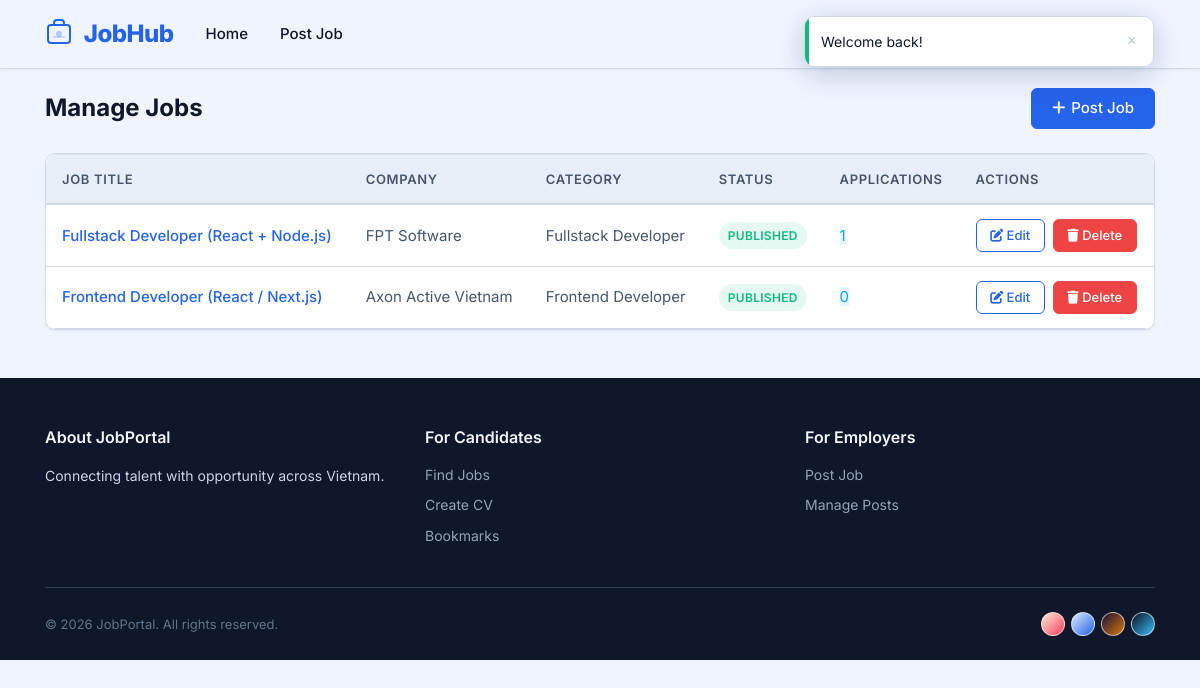
The app's page /employer/manage (signed in) with its own data.
### tables this page shows
CREATE TABLE `job_posts` (
  `id` int(10) NOT NULL AUTO_INCREMENT,
  `user_id` int(10) NOT NULL,
  `company_id` int(10) NOT NULL,
  `category_id` int(10) NOT NULL,
  `title` varchar(200) NOT NULL,
  `description` text NOT NULL,
  `requirements` text NOT NULL,
  `level` varchar(100) NOT NULL,
  `experience_years` int(50) NOT NULL DEFAULT 0,
  `employment_type` varchar(100) NOT NULL,
  `salary` varchar(100) NOT NULL,
  `interview_rounds` int(50) NOT NULL DEFAULT 1,
  `status` ENUM('draft','published','closed') NOT NULL DEFAULT 'published',
  `created_at` timestamp NOT NULL DEFAULT CURRENT_TIMESTAMP,
  `updated_at` TIMESTAMP NULL DEFAULT NULL ON UPDATE CURRENT_TIMESTAMP,
  PRIMARY KEY (`id`),
  KEY `fk_job_user` (`user_id`),
  KEY `fk_job_company` (`company_id`),
  KEY `fk_job_category` (`category_id`),
  CONSTRAINT `fk_job_user` FOREIGN KEY (`user_id`) REFERENCES `users` (`id`) ON DELETE CASCADE ON UPDATE CASCADE,
  CONSTRAINT `fk_job_company` FOREIGN KEY (`company_id`) REFERENCES `companies` (`id`) ON DELETE CASCADE ON UPDATE CASCADE,
  CONSTRAINT `fk_job_category` FOREIGN KEY (`category_id`) REFERENCES `categories` (`id`) ON DELETE CASCADE ON UPDATE CASCADE
);

CREATE TABLE `companies` (
  `id` int(10) NOT NULL AUTO_INCREMENT,
  `name` varchar(200) NOT NULL,
  `slogan` varchar(1000) DEFAULT NULL,
  `logo` varchar(200) DEFAULT NULL,
  `city` varchar(100) DEFAULT NULL,
  `address` varchar(500) DEFAULT NULL,
  `email` varchar(100) DEFAULT NULL,
  `description` text DEFAULT NULL,
  `website` varchar(200) DEFAULT NULL,
  `company_size` varchar(50) DEFAULT NULL,
  `founded_year` int(4) DEFAULT NULL,
  PRIMARY KEY (`id`)
);

CREATE TABLE `categories` (
  `id` int(10) NOT NULL AUTO_INCREMENT,
  `name` varchar(100) NOT NULL,
  `slug` varchar(100) NOT NULL,
  PRIMARY KEY (`id`),
  UNIQUE KEY `slug` (`slug`)
);

### src/Core/Controller.php (called while the page is built, shortened)
<?php
class Controller
{
    public function __construct(ServiceContainer $container)
    {
        $this->container = $container;
    }
    protected function view(string $name, array $data = []): void
    {
        view($name, $data);
    }
    protected function user(): ?array
    {
        return [
            'user_id'     => $_SESSION['user_id'],
            'user_name'   => $_SESSION['user_name'] ?? '',
            'user_type'   => $_SESSION['user_type'] ?? 0,
            'user_avatar' => $_SESSION['user_avatar'] ?? null,
        ];
    }
}

### src/Controllers/EmployerController.php (called while the page is built, shortened)
<?php
class EmployerController extends Controller
{
    public function manage(): void
    {
        $jobModel = $this->container->get(Models\Job::class);
        $userId   = $this->user()['user_id'];
        $jobs = $jobModel->getByEmployer($userId);
        $this->view('employer/manage_jobs', [
            'jobs' => $jobs,
        ]);
    }
}

### src/Core/App.php (called while the page is built, shortened)
<?php
class App
{
    private ServiceContainer $container;
    public function __construct(ServiceContainer $container)
    {
        $this->container = $container;
    }
    public function run(): void
    {
        try {
            $method = $_SERVER['REQUEST_METHOD'];
            $requestUri = $_SERVER['REQUEST_URI'];
            $basePath = str_replace('/index.php', '', $_SERVER['SCRIPT_NAME']);
            $path = parse_url($requestUri, PHP_URL_PATH);
            $path = substr($path, strlen($basePath));
            $path = '/' . trim($path, '/');
            $routes = require BASE_PATH . '/config/routes.php';
            $router = new Router($routes);
            $matched = $router->match($method, $path);
            $controller = new $controllerClass($this->container);
            $controller->{$matched['action']}($matched['params']);
        } catch (\Exception $e) {
            error_log('Application error: ' . $e->getMessage() . "\n" . $e->getTraceAsString());
            http_response_code(500);
            view('errors/500', [
                'message' => 'An unexpected error occurred. Please try again later.',
            ]);
        }
    }
}

### public/index.php (called while the page is built, shortened)
<?php
require_once __DIR__ . '/../src/helpers.php';
spl_autoload_register(function (string $class) {
    $map = [
        'Core\\'        => '/src/Core/',
        'Middleware\\'   => '/src/Middleware/',
        'Models\\'       => '/src/Models/',
        'Services\\'     => '/src/Services/',
        'Controllers\\' => '/src/Controllers/',
    ];
    foreach ($map as $prefix => $dir) {
        if (strpos($class, $prefix) === 0) {
            $relative = substr($class, strlen($prefix));
            $file = BASE_PATH . $dir . str_replace('\\', '/', $relative) . '.php';
            return;
        }
    }
});
$container = new Core\ServiceContainer();
$container->singleton('db', function () {
    return require BASE_PATH . '/config/database.php';
});
$container->singleton('config', function () {
    return require BASE_PATH . '/config/app.php';
});
$container->singleton(Models\User::class, function ($c) {
    return new Models\User($c->get('db'));
});
$container->singleton(Models\Job::class, function ($c) {
    return new Models\Job($c->get('db'));
});
$container->singleton(Models\Company::class, function ($c) {
    return new Models\Company($c->get('db'));
});
$container->singleton(Models\Application::class, function ($c) {
    return new Models\Application($c->get('db'));
});
$container->singleton(Models\Bookmark::class, function ($c) {
    return new Models\Bookmark($c->get('db'));
});
$container->singleton(Models\Skill::class, function ($c) {
    return new Models\Skill($c->get('db'));
});
$container->singleton(Models\Category::class, function ($c) {
    return new Models\Category($c->get('db'));
});
$container->singleton(Services\AuthService::class, function ($c) {
    return new Services\AuthService($c->get(Models\User::class));
});
$container->singleton(Services\FileUploadService::class, function () {
    return new Services\FileUploadService();
});
$container->singleton(Services\AI\AIServiceInterface::class, function () {
    return new Services\AI\NullAIService();
});
$app = new Core\App($container);
$app->run();

### src/Core/ServiceContainer.php (called while the page is built, shortened)
<?php
class ServiceContainer
{
    private array $bindings = [];
    private array $instances = [];
    private array $singletons = [];
    public function singleton(string $name, callable $factory): void
    {
        $this->bindings[$name] = $factory;
        $this->singletons[$name] = true;
    }
    public function get(string $name): mixed
    {
        if (isset($this->instances[$name])) {
            return $this->instances[$name];
        }
        $instance = ($this->bindings[$name])($this);
        if (isset($this->singletons[$name])) {
            $this->instances[$name] = $instance;
        }
        return $instance;
    }
}

### src/Core/Model.php (called while the page is built, shortened)
<?php
class Model
{
    protected PDO $db;
    public function __construct(PDO $db)
    {
        $this->db = $db;
    }
    protected function query(string $sql, array $params = []): PDOStatement
    {
        $stmt = $this->db->prepare($sql);
        $stmt->execute($params);
        return $stmt;
    }
    protected function queryAll(string $sql, array $params = []): array
    {
        $stmt = $this->query($sql, $params);
        return $stmt->fetchAll();
    }
}

### src/Models/Job.php (called while the page is built, shortened)
<?php
class Job extends Model
{
    public function getByEmployer(int $userId): array
    {
        $jobs = $this->queryAll(
            "SELECT jp.*, c.name AS company_name, c.logo AS company_logo,
                    cat.name AS category_name,
                    (SELECT COUNT(*) FROM applications a WHERE a.job_id = jp.id) AS application_count
             FROM job_posts jp
             JOIN companies c ON c.id = jp.company_id
             JOIN categories cat ON cat.id = jp.category_id
             WHERE jp.user_id = :user_id
             ORDER BY jp.created_at DESC",
            ['user_id' => $userId]
        );
        return $jobs;
    }
}

### src/Views/employer/manage_jobs.php (the view, shortened to what this page needs)
<div class="container" style="padding-top: 1.5rem; padding-bottom: 3rem;">
    <div class="fade-in-up" style="display: flex; justify-content: space-between; align-items: center; margin-bottom: 1.5rem; flex-wrap: wrap; gap: 0.75rem;">
        <h1 style="font-size: 1.5rem; font-weight: 700; margin: 0;">
            <?= __('employer.manage_jobs') ?>
        </h1>
        <a href="<?= base_url('employer/create-job') ?>" class="btn btn-primary btn-ripple">
            <i class="fas fa-plus" style="margin-right: 0.375rem;"></i><?= __('employer.post_job') ?>
        </a>
    </div>
    <?php if (!empty($jobs)): ?>
        <div class="card fade-in-up">
            <div class="table-responsive">
                <table class="table" style="margin: 0;">
                    <thead>
                        <tr>
                            <th><?= __('employer.job_title') ?></th>
                            <th><?= __('employer.company') ?></th>
                            <th><?= __('employer.category') ?></th>
                            <th><?= __('employer.status') ?></th>
                            <th><?= __('employer.applications') ?></th>
                            <th><?= __('employer.actions') ?></th>
                        </tr>
                    </thead>
                    <tbody>
                        <?php foreach ($jobs as $job): ?>
                            <tr>
                                <td>
                                    <a href="<?= base_url('jobs/' . (int)$job['id']) ?>" style="font-weight: 500; text-decoration: none;">
                                        <?= e($job['title'] ?? '') ?>
                                    </a>
                                </td>
                                <td style="color: var(--text-muted);">
                                    <?= e($job['company_name'] ?? '') ?>
                                </td>
                                <td style="color: var(--text-muted);">
                                    <?= e($job['category_name'] ?? '') ?>
                                </td>
                                <td>
                                    <?php
                                    $badge_class = 'badge-success';
                                    ?>
                                    <span class="status-badge <?= $badge_class ?>">
                                        <?= e(ucfirst($job['status'] ?? 'Published')) ?>
                                    </span>
                                </td>
                                <td>
                                    <span class="badge-info"><?= (int)($job['application_count'] ?? 0) ?></span>
                                </td>
                                <td>
                                    <div style="display: flex; gap: 0.5rem;">
                                        <a href="<?= base_url('employer/edit-job/' . (int)$job['id']) ?>" class="btn btn-outline-primary btn-sm">
                                            <i class="fas fa-edit"></i> <?= __('employer.edit') ?>
                                        </a>
                                        <form action="<?= base_url('employer/delete-job/' . (int)$job['id']) ?>" method="POST"
                                              onsubmit="return confirm('<?= __('employer.confirm_delete') ?>');"
                                              style="margin: 0;">
                                            <button type="submit" class="btn btn-danger btn-sm">
                                                <i class="fas fa-trash"></i> <?= __('employer.delete') ?>
                                            </button>
                                        </form>
                                    </div>
                                </td>
                            </tr>
                        <?php endforeach; ?>
                    </tbody>
                </table>
            </div>
        </div>
    <?php endif; ?>
</div>

### public/assets/css/theme.css (style rules this page uses)
:root { --radius-sm: 6px; --radius-md: 10px; --radius-lg: 16px; --radius-xl: 24px; --radius-full: 9999px; --font-sans: "Inter", -apple-system, BlinkMacSystemFont, "Segoe UI", Roboto, sans-serif; --font-mono: "JetBrains Mono", "Fira Code", monospace; --transition-fast: 150ms ease; --transition-normal: 250ms ease; --transition-slow: 400ms ease; --transition-bounce: 500ms cubic-bezier(0.68, -0.55, 0.265, 1.55); }
[data-theme="noon"] { --bg: #f0f4ff; --bg-surface: #e8eef8; --bg-surface-alt: #dce6f5; --bg-card: #ffffff; --bg-card-hover: rgba(37, 99, 235, 0.04); --primary: #2563eb; --primary-hover: #1d4ed8; --primary-active: #1e40af; --primary-translucent: rgba(37, 99, 235, 0.1); --primary-focus-shadow: rgba(37, 99, 235, 0.25); --accent: #0ea5e9; --accent-hover: #0284c7; --text: #0f172a; --text-muted: #475569; --text-light: #94a3b8; --border: #d1d9e6; --border-light: #e2e8f0; --input-bg: #ffffff; --navbar-bg: rgba(240, 244, 255, 0.88); --footer-bg: #0f172a; --shadow-sm: rgba(15, 23, 42, 0.05); --shadow-md: rgba(15, 23, 42, 0.1); --shadow-lg: rgba(15, 23, 42, 0.15); --success: #10b981; --success-bg: rgba(16, 185, 129, 0.1); --warning: #f59e0b; --warning-bg: rgba(245, 158, 11, 0.1); --danger: #ef4444; --danger-bg: rgba(239, 68, 68, 0.1); --info: #0ea5e9; --info-bg: rgba(14, 165, 233, 0.1); --gradient-hero: linear-gradient( 135deg, #dbeafe 0%, #eff6ff 30%, #f8fafc 70%, #e0e7ff 100% ); --gradient-surface: linear-gradient(180deg, #f0f4ff 0%, #f8fafc 100%); --gradient-accent: linear-gradient(135deg, #2563eb, #0ea5e9); --gradient-card: linear-gradient(135deg, #ffffff, #f8faff); --gradient-btn: linear-gradient(135deg, #2563eb, #1d4ed8); --gradient-glow: radial-gradient( ellipse at 50% 0%, rgba(37, 99, 235, 0.15) 0%, transparent 70% ); --glow-primary: 0 0 20px rgba(37, 99, 235, 0.15); --glow-card: 0 4px 24px rgba(37, 99, 235, 0.08); --glow-success: 0 0 12px rgba(16, 185, 129, 0.2); --glow-danger: 0 0 12px rgba(239, 68, 68, 0.2); --glow-warning: 0 0 12px rgba(245, 158, 11, 0.2); }
body { background: var(--bg); color: var(--text); transition: background var(--transition-normal), color var(--transition-normal); }

### public/assets/css/app.css (style rules this page uses)
*, *::before, *::after { box-sizing: border-box; }
body { font-family: var(--font-sans); font-size: 15px; line-height: 1.6; -webkit-font-smoothing: antialiased; -moz-osx-font-smoothing: grayscale; }
a { color: var(--primary); text-decoration: none; transition: color var(--transition-fast); }
h1 { font-size: 2.25rem; font-weight: 700; line-height: 1.2; }
.btn { font-weight: 500; font-size: 0.9375rem; padding: 0.5rem 1.25rem; border-radius: var(--radius-sm); transition: all var(--transition-fast); border: none; cursor: pointer; }
.btn-primary, .btn-success { background: var(--primary); color: #fff; border: 1px solid var(--primary); }
.btn-outline-primary { background: transparent; color: var(--primary); border: 1px solid var(--primary); }
.btn-danger { background: var(--danger); color: #fff; border: 1px solid var(--danger); }
.btn-sm { padding: 0.35rem 0.85rem; font-size: 0.8125rem; }
.card { background: var(--bg-card); border: 1px solid var(--border); border-radius: var(--radius-md); box-shadow: 0 1px 3px var(--shadow-sm); transition: box-shadow var(--transition-normal), transform var(--transition-normal); overflow: hidden; margin: 0; }
.badge-success { background: var(--success-bg); color: var(--success); }
.badge-info { background: var(--info-bg); color: var(--info); }

### public/assets/css/components.css (style rules this page uses)
html { scroll-behavior: smooth; }
.status-badge { display: inline-flex; align-items: center; gap: 0.375rem; padding: 0.3em 0.75em; border-radius: 50px; font-size: 0.75rem; font-weight: 600; text-transform: uppercase; letter-spacing: 0.025em; }
.table-responsive { border-radius: var(--radius-md); overflow: hidden; }
.table { background: var(--bg-card); color: var(--text); margin-bottom: 0; width: 100%; }
.table thead th { background: var(--bg-surface); border-bottom: 2px solid var(--border); font-weight: 600; font-size: 0.8125rem; text-transform: uppercase; letter-spacing: 0.05em; color: var(--text-muted); padding: 0.875rem 1rem; }
.table td { padding: 0.875rem 1rem; vertical-align: middle; border-bottom: 1px solid var(--border); }

### records on screen
job_posts: title "Fullstack Developer (React + Node.js)", company.name "FPT Software", category.name "Fullstack Developer", status "PUBLISHED", application_count "1"
job_posts: title "Frontend Developer (React / Next.js)", company.name "Axon Active Vietnam", category.name "Frontend Developer", status "PUBLISHED", application_count "0"

### other values on screen
$text "Welcome back!"
__('nav.home') "Home"
__('nav.post_job') "Post Job"
__('employer.manage_jobs') "Manage Jobs"
__('employer.post_job') "Post Job"
__('employer.job_title') "JOB TITLE"
__('employer.company') "COMPANY"
__('employer.category') "CATEGORY"
__('employer.status') "STATUS"
__('employer.applications') "APPLICATIONS"
__('employer.actions') "ACTIONS"
__('footer.about') "About JobPortal"
__('footer.about_desc') "Connecting talent with opportunity across Vietnam."
__('footer.for_candidates') "For Candidates"
__('nav.find_jobs') "Find Jobs"
